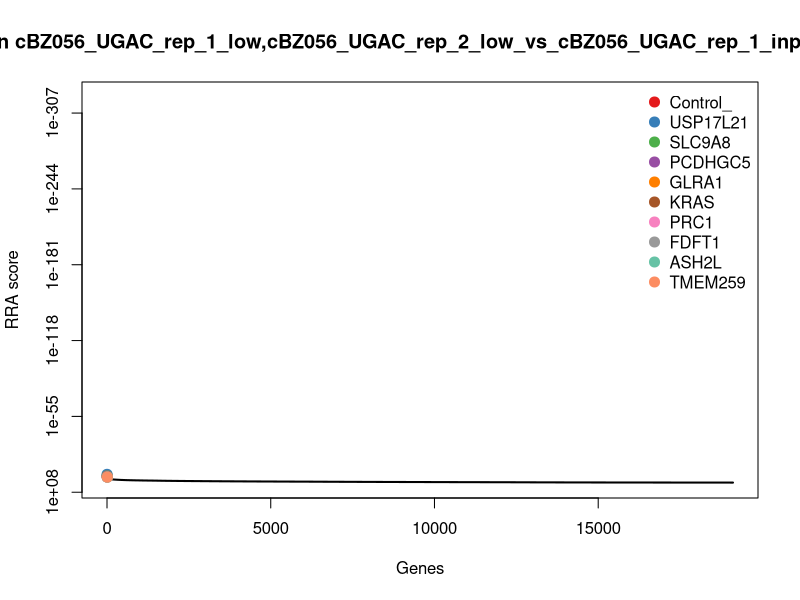
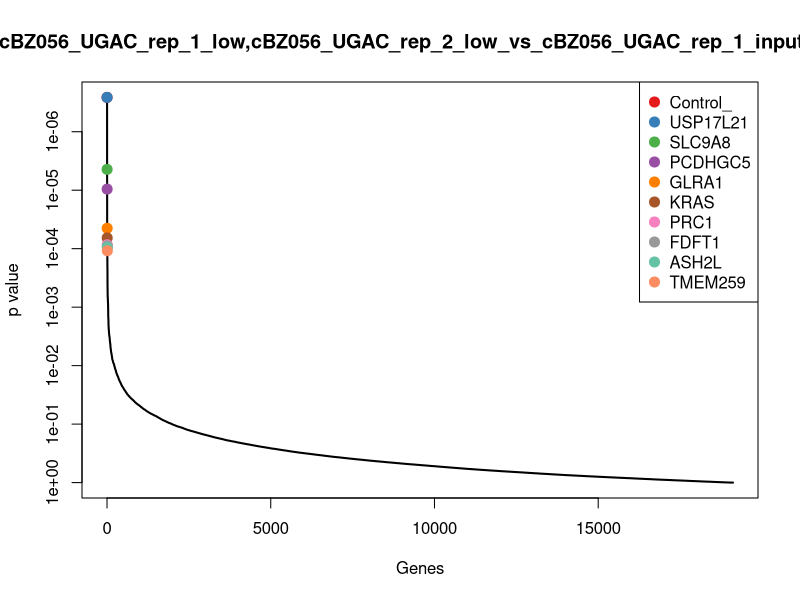

These figures' R source, in order: (Note: this script raises an error after producing the figures.)
pdf(file='56_UGAC_low.pdf',width=4.5,height=4.5);
gstable=read.table('56_UGAC_low.gene_summary.txt',header=T)
# 
#
# parameters
# Do not modify the variables beginning with "__"

# gstablename='__GENE_SUMMARY_FILE__'
startindex=3
# outputfile='__OUTPUT_FILE__'
targetgenelist=c("Control_","USP17L21","SLC9A8","PCDHGC5","GLRA1","KRAS","PRC1","FDFT1","ASH2L","TMEM259")
# samplelabel=sub('.\\w+.\\w+$','',colnames(gstable)[startindex]);
samplelabel='cBZ056_UGAC_rep_1_low,cBZ056_UGAC_rep_2_low_vs_cBZ056_UGAC_rep_1_input,cBZ056_UGAC_rep_2_input neg.'


# You need to write some codes in front of this code:
# gstable=read.table(gstablename,header=T)
# pdf(file=outputfile,width=6,height=6)


# set up color using RColorBrewer
#library(RColorBrewer)
#colors <- brewer.pal(length(targetgenelist), "Set1")

colors=c( "#E41A1C", "#377EB8", "#4DAF4A", "#984EA3", "#FF7F00",  "#A65628", "#F781BF",
          "#999999", "#66C2A5", "#FC8D62", "#8DA0CB", "#E78AC3", "#A6D854", "#FFD92F", "#E5C494", "#B3B3B3", 
          "#8DD3C7", "#FFFFB3", "#BEBADA", "#FB8072", "#80B1D3", "#FDB462", "#B3DE69", "#FCCDE5",
          "#D9D9D9", "#BC80BD", "#CCEBC5", "#FFED6F")

######
# function definition

plotrankedvalues<-function(val, tglist, ...){
  
  plot(val,log='y',ylim=c(max(val),min(val)),type='l',lwd=2, ...)
  if(length(tglist)>0){
    for(i in 1:length(tglist)){
      targetgene=tglist[i];
      tx=which(names(val)==targetgene);ty=val[targetgene];
      points(tx,ty,col=colors[(i %% length(colors)) ],cex=2,pch=20)
      # text(tx+50,ty,targetgene,col=colors[i])
    }
    legend('topright',tglist,pch=20,pt.cex = 2,cex=1,col=colors)
  }
}



plotrandvalues<-function(val,targetgenelist, ...){
  # choose the one with the best distance distribution
  
  mindiffvalue=0;
  randval=val;
  for(i in 1:20){
    randval0=sample(val)
    vindex=sort(which(names(randval0) %in% targetgenelist))
    if(max(vindex)>0.9*length(val)){
      # print('pass...')
      next;
    }
    mindiffind=min(diff(vindex));
    if (mindiffind > mindiffvalue){
      mindiffvalue=mindiffind;
      randval=randval0;
      # print(paste('Diff: ',mindiffvalue))
    }
  }
  plot(randval,log='y',ylim=c(max(randval),min(randval)),pch=20,col='grey', ...)
  
  if(length(targetgenelist)>0){
    for(i in 1:length(targetgenelist)){
      targetgene=targetgenelist[i];
      tx=which(names(randval)==targetgene);ty=randval[targetgene];
      points(tx,ty,col=colors[(i %% length(colors)) ],cex=2,pch=20)
      text(tx+50,ty,targetgene,col=colors[i])
    }
  }
  
}




# set.seed(1235)



pvec=gstable[,startindex]
names(pvec)=gstable[,'id']
pvec=sort(pvec);

plotrankedvalues(pvec,targetgenelist,xlab='Genes',ylab='RRA score',main=paste('Distribution of RRA scores in \\n',samplelabel))

# plotrandvalues(pvec,targetgenelist,xlab='Genes',ylab='RRA score',main=paste('Distribution of RRA scores in \\n',samplelabel))


pvec=gstable[,startindex+1]
names(pvec)=gstable[,'id']
pvec=sort(pvec);

plotrankedvalues(pvec,targetgenelist,xlab='Genes',ylab='p value',main=paste('Distribution of p values in \\n',samplelabel))

# plotrandvalues(pvec,targetgenelist,xlab='Genes',ylab='p value',main=paste('Distribution of p values in \\n',samplelabel))



# you need to write after this code:
# dev.off()






# parameters
# Do not modify the variables beginning with "__"
targetmat=list()
targetgene="Control_"
collabel=c("cBZ056_UGAC_rep_1_input","cBZ056_UGAC_rep_2_input","cBZ056_UGAC_rep_1_low","cBZ056_UGAC_rep_2_low")

# set up color using RColorBrewer
#library(RColorBrewer)
#colors <- brewer.pal(length(targetgenelist), "Set1")

colors=c( "#E41A1C", "#377EB8", "#4DAF4A", "#984EA3", "#FF7F00",  "#A65628", "#F781BF",
          "#999999", "#66C2A5", "#FC8D62", "#8DA0CB", "#E78AC3", "#A6D854", "#FFD92F", "#E5C494", "#B3B3B3", 
          "#8DD3C7", "#FFFFB3", "#BEBADA", "#FB8072", "#80B1D3", "#FDB462", "#B3DE69", "#FCCDE5",
          "#D9D9D9", "#BC80BD", "#CCEBC5", "#FFED6F")


## code

targetmatvec=unlist(targetmat)+1
yrange=range(targetmatvec[targetmatvec>0]);
# yrange[1]=1; # set the minimum value to 1
for(i in 1:length(targetmat)){
  vali=targetmat[[i]]+1;
  if(i==1){
    plot(1:length(vali),vali,type='b',las=1,pch=20,main=paste('sgRNAs in',targetgene),ylab='Read counts',xlab='Samples',xlim=c(0.7,length(vali)+0.3),ylim = yrange,col=colors[(i %% length(colors))],xaxt='n',log='y')
    axis(1,at=1:length(vali),labels=(collabel),las=2)
    # lines(0:100,rep(1,101),col='black');
  }else{
    lines(1:length(vali),vali,type='b',pch=20,col=colors[(i %% length(colors))])
  }
}




# parameters
# Do not modify the variables beginning with "__"
targetmat=list(c(1255.89963338,1294.99750457,1286.34746692,3624.49738295),c(427.847749041,555.335446482,0.0,207.697830305),c(571.720193285,640.137465881,127.513746721,211.102712769),c(767.738545268,667.815902768,231.206244054,0.0))
targetgene="USP17L21"
collabel=c("cBZ056_UGAC_rep_1_input","cBZ056_UGAC_rep_2_input","cBZ056_UGAC_rep_1_low","cBZ056_UGAC_rep_2_low")

# set up color using RColorBrewer
#library(RColorBrewer)
#colors <- brewer.pal(length(targetgenelist), "Set1")

colors=c( "#E41A1C", "#377EB8", "#4DAF4A", "#984EA3", "#FF7F00",  "#A65628", "#F781BF",
          "#999999", "#66C2A5", "#FC8D62", "#8DA0CB", "#E78AC3", "#A6D854", "#FFD92F", "#E5C494", "#B3B3B3", 
          "#8DD3C7", "#FFFFB3", "#BEBADA", "#FB8072", "#80B1D3", "#FDB462", "#B3DE69", "#FCCDE5",
          "#D9D9D9", "#BC80BD", "#CCEBC5", "#FFED6F")


## code

targetmatvec=unlist(targetmat)+1
yrange=range(targetmatvec[targetmatvec>0]);
# yrange[1]=1; # set the minimum value to 1
for(i in 1:length(targetmat)){
  vali=targetmat[[i]]+1;
  if(i==1){
    plot(1:length(vali),vali,type='b',las=1,pch=20,main=paste('sgRNAs in',targetgene),ylab='Read counts',xlab='Samples',xlim=c(0.7,length(vali)+0.3),ylim = yrange,col=colors[(i %% length(colors))],xaxt='n',log='y')
    axis(1,at=1:length(vali),labels=(collabel),las=2)
    # lines(0:100,rep(1,101),col='black');
  }else{
    lines(1:length(vali),vali,type='b',pch=20,col=colors[(i %% length(colors))])
  }
}




# parameters
# Do not modify the variables beginning with "__"
targetmat=list(c(595.594223334,686.660795968,144.328746288,61.2878843524),c(566.065817747,723.172776543,134.51999654,105.551356385),c(846.8998028,846.253485254,801.514979387,532.864105619),c(278.320929258,254.406058197,234.008743982,490.303074819))
targetgene="SLC9A8"
collabel=c("cBZ056_UGAC_rep_1_input","cBZ056_UGAC_rep_2_input","cBZ056_UGAC_rep_1_low","cBZ056_UGAC_rep_2_low")

# set up color using RColorBrewer
#library(RColorBrewer)
#colors <- brewer.pal(length(targetgenelist), "Set1")

colors=c( "#E41A1C", "#377EB8", "#4DAF4A", "#984EA3", "#FF7F00",  "#A65628", "#F781BF",
          "#999999", "#66C2A5", "#FC8D62", "#8DA0CB", "#E78AC3", "#A6D854", "#FFD92F", "#E5C494", "#B3B3B3", 
          "#8DD3C7", "#FFFFB3", "#BEBADA", "#FB8072", "#80B1D3", "#FDB462", "#B3DE69", "#FCCDE5",
          "#D9D9D9", "#BC80BD", "#CCEBC5", "#FFED6F")


## code

targetmatvec=unlist(targetmat)+1
yrange=range(targetmatvec[targetmatvec>0]);
# yrange[1]=1; # set the minimum value to 1
for(i in 1:length(targetmat)){
  vali=targetmat[[i]]+1;
  if(i==1){
    plot(1:length(vali),vali,type='b',las=1,pch=20,main=paste('sgRNAs in',targetgene),ylab='Read counts',xlab='Samples',xlim=c(0.7,length(vali)+0.3),ylim = yrange,col=colors[(i %% length(colors))],xaxt='n',log='y')
    axis(1,at=1:length(vali),labels=(collabel),las=2)
    # lines(0:100,rep(1,101),col='black');
  }else{
    lines(1:length(vali),vali,type='b',pch=20,col=colors[(i %% length(colors))])
  }
}




# parameters
# Do not modify the variables beginning with "__"
targetmat=list(c(562.924498004,477.01135912,449.801238432,0.0),c(481.250184677,491.733931933,267.638743117,982.30859087),c(600.620334923,735.539737705,0.0,296.22477437),c(538.422204006,503.511990183,25.2224993513,85.1220616005))
targetgene="PCDHGC5"
collabel=c("cBZ056_UGAC_rep_1_input","cBZ056_UGAC_rep_2_input","cBZ056_UGAC_rep_1_low","cBZ056_UGAC_rep_2_low")

# set up color using RColorBrewer
#library(RColorBrewer)
#colors <- brewer.pal(length(targetgenelist), "Set1")

colors=c( "#E41A1C", "#377EB8", "#4DAF4A", "#984EA3", "#FF7F00",  "#A65628", "#F781BF",
          "#999999", "#66C2A5", "#FC8D62", "#8DA0CB", "#E78AC3", "#A6D854", "#FFD92F", "#E5C494", "#B3B3B3", 
          "#8DD3C7", "#FFFFB3", "#BEBADA", "#FB8072", "#80B1D3", "#FDB462", "#B3DE69", "#FCCDE5",
          "#D9D9D9", "#BC80BD", "#CCEBC5", "#FFED6F")


## code

targetmatvec=unlist(targetmat)+1
yrange=range(targetmatvec[targetmatvec>0]);
# yrange[1]=1; # set the minimum value to 1
for(i in 1:length(targetmat)){
  vali=targetmat[[i]]+1;
  if(i==1){
    plot(1:length(vali),vali,type='b',las=1,pch=20,main=paste('sgRNAs in',targetgene),ylab='Read counts',xlab='Samples',xlim=c(0.7,length(vali)+0.3),ylim = yrange,col=colors[(i %% length(colors))],xaxt='n',log='y')
    axis(1,at=1:length(vali),labels=(collabel),las=2)
    # lines(0:100,rep(1,101),col='black');
  }else{
    lines(1:length(vali),vali,type='b',pch=20,col=colors[(i %% length(colors))])
  }
}




# parameters
# Do not modify the variables beginning with "__"
targetmat=list(c(535.909148211,518.823465907,1112.59247139,275.795479586),c(633.918324203,667.226999856,253.626243477,262.17594973),c(246.907731825,353.930650409,0.0,103.848915153),c(929.202380075,809.152601767,581.518735045,250.258861105))
targetgene="GLRA1"
collabel=c("cBZ056_UGAC_rep_1_input","cBZ056_UGAC_rep_2_input","cBZ056_UGAC_rep_1_low","cBZ056_UGAC_rep_2_low")

# set up color using RColorBrewer
#library(RColorBrewer)
#colors <- brewer.pal(length(targetgenelist), "Set1")

colors=c( "#E41A1C", "#377EB8", "#4DAF4A", "#984EA3", "#FF7F00",  "#A65628", "#F781BF",
          "#999999", "#66C2A5", "#FC8D62", "#8DA0CB", "#E78AC3", "#A6D854", "#FFD92F", "#E5C494", "#B3B3B3", 
          "#8DD3C7", "#FFFFB3", "#BEBADA", "#FB8072", "#80B1D3", "#FDB462", "#B3DE69", "#FCCDE5",
          "#D9D9D9", "#BC80BD", "#CCEBC5", "#FFED6F")


## code

targetmatvec=unlist(targetmat)+1
yrange=range(targetmatvec[targetmatvec>0]);
# yrange[1]=1; # set the minimum value to 1
for(i in 1:length(targetmat)){
  vali=targetmat[[i]]+1;
  if(i==1){
    plot(1:length(vali),vali,type='b',las=1,pch=20,main=paste('sgRNAs in',targetgene),ylab='Read counts',xlab='Samples',xlim=c(0.7,length(vali)+0.3),ylim = yrange,col=colors[(i %% length(colors))],xaxt='n',log='y')
    axis(1,at=1:length(vali),labels=(collabel),las=2)
    # lines(0:100,rep(1,101),col='black');
  }else{
    lines(1:length(vali),vali,type='b',pch=20,col=colors[(i %% length(colors))])
  }
}




# parameters
# Do not modify the variables beginning with "__"
targetmat=list(c(382.612744737,420.476679521,368.528740522,209.400271537),c(394.549759761,435.199252333,155.538746,476.683544963),c(675.383744815,540.023970757,163.946245784,114.063562545),c(758.942849987,758.506951292,489.036237423,0.0))
targetgene="KRAS"
collabel=c("cBZ056_UGAC_rep_1_input","cBZ056_UGAC_rep_2_input","cBZ056_UGAC_rep_1_low","cBZ056_UGAC_rep_2_low")

# set up color using RColorBrewer
#library(RColorBrewer)
#colors <- brewer.pal(length(targetgenelist), "Set1")

colors=c( "#E41A1C", "#377EB8", "#4DAF4A", "#984EA3", "#FF7F00",  "#A65628", "#F781BF",
          "#999999", "#66C2A5", "#FC8D62", "#8DA0CB", "#E78AC3", "#A6D854", "#FFD92F", "#E5C494", "#B3B3B3", 
          "#8DD3C7", "#FFFFB3", "#BEBADA", "#FB8072", "#80B1D3", "#FDB462", "#B3DE69", "#FCCDE5",
          "#D9D9D9", "#BC80BD", "#CCEBC5", "#FFED6F")


## code

targetmatvec=unlist(targetmat)+1
yrange=range(targetmatvec[targetmatvec>0]);
# yrange[1]=1; # set the minimum value to 1
for(i in 1:length(targetmat)){
  vali=targetmat[[i]]+1;
  if(i==1){
    plot(1:length(vali),vali,type='b',las=1,pch=20,main=paste('sgRNAs in',targetgene),ylab='Read counts',xlab='Samples',xlim=c(0.7,length(vali)+0.3),ylim = yrange,col=colors[(i %% length(colors))],xaxt='n',log='y')
    axis(1,at=1:length(vali),labels=(collabel),las=2)
    # lines(0:100,rep(1,101),col='black');
  }else{
    lines(1:length(vali),vali,type='b',pch=20,col=colors[(i %% length(colors))])
  }
}




# parameters
# Do not modify the variables beginning with "__"
targetmat=list(c(618.839989435,572.413630944,473.62248782,500.517722211),c(376.33010525,426.365708646,109.297497189,0.0),c(435.386916425,405.165203796,1.40124996396,236.639331249),c(519.574285546,481.133679508,270.441243045,108.956238849))
targetgene="PRC1"
collabel=c("cBZ056_UGAC_rep_1_input","cBZ056_UGAC_rep_2_input","cBZ056_UGAC_rep_1_low","cBZ056_UGAC_rep_2_low")

# set up color using RColorBrewer
#library(RColorBrewer)
#colors <- brewer.pal(length(targetgenelist), "Set1")

colors=c( "#E41A1C", "#377EB8", "#4DAF4A", "#984EA3", "#FF7F00",  "#A65628", "#F781BF",
          "#999999", "#66C2A5", "#FC8D62", "#8DA0CB", "#E78AC3", "#A6D854", "#FFD92F", "#E5C494", "#B3B3B3", 
          "#8DD3C7", "#FFFFB3", "#BEBADA", "#FB8072", "#80B1D3", "#FDB462", "#B3DE69", "#FCCDE5",
          "#D9D9D9", "#BC80BD", "#CCEBC5", "#FFED6F")


## code

targetmatvec=unlist(targetmat)+1
yrange=range(targetmatvec[targetmatvec>0]);
# yrange[1]=1; # set the minimum value to 1
for(i in 1:length(targetmat)){
  vali=targetmat[[i]]+1;
  if(i==1){
    plot(1:length(vali),vali,type='b',las=1,pch=20,main=paste('sgRNAs in',targetgene),ylab='Read counts',xlab='Samples',xlim=c(0.7,length(vali)+0.3),ylim = yrange,col=colors[(i %% length(colors))],xaxt='n',log='y')
    axis(1,at=1:length(vali),labels=(collabel),las=2)
    # lines(0:100,rep(1,101),col='black');
  }else{
    lines(1:length(vali),vali,type='b',pch=20,col=colors[(i %% length(colors))])
  }
}




# parameters
# Do not modify the variables beginning with "__"
targetmat=list(c(458.632682525,509.401019307,204.582494739,318.356510386),c(551.615746928,612.459028994,170.952495604,434.122514163),c(678.525064558,723.761679455,225.601244198,526.054340691),c(405.858510837,532.368232895,51.8462486666,379.644394738))
targetgene="FDFT1"
collabel=c("cBZ056_UGAC_rep_1_input","cBZ056_UGAC_rep_2_input","cBZ056_UGAC_rep_1_low","cBZ056_UGAC_rep_2_low")

# set up color using RColorBrewer
#library(RColorBrewer)
#colors <- brewer.pal(length(targetgenelist), "Set1")

colors=c( "#E41A1C", "#377EB8", "#4DAF4A", "#984EA3", "#FF7F00",  "#A65628", "#F781BF",
          "#999999", "#66C2A5", "#FC8D62", "#8DA0CB", "#E78AC3", "#A6D854", "#FFD92F", "#E5C494", "#B3B3B3", 
          "#8DD3C7", "#FFFFB3", "#BEBADA", "#FB8072", "#80B1D3", "#FDB462", "#B3DE69", "#FCCDE5",
          "#D9D9D9", "#BC80BD", "#CCEBC5", "#FFED6F")


## code

targetmatvec=unlist(targetmat)+1
yrange=range(targetmatvec[targetmatvec>0]);
# yrange[1]=1; # set the minimum value to 1
for(i in 1:length(targetmat)){
  vali=targetmat[[i]]+1;
  if(i==1){
    plot(1:length(vali),vali,type='b',las=1,pch=20,main=paste('sgRNAs in',targetgene),ylab='Read counts',xlab='Samples',xlim=c(0.7,length(vali)+0.3),ylim = yrange,col=colors[(i %% length(colors))],xaxt='n',log='y')
    axis(1,at=1:length(vali),labels=(collabel),las=2)
    # lines(0:100,rep(1,101),col='black');
  }else{
    lines(1:length(vali),vali,type='b',pch=20,col=colors[(i %% length(colors))])
  }
}




# parameters
# Do not modify the variables beginning with "__"
targetmat=list(c(590.568111745,713.750329943,755.273730576,331.976040242),c(939.882867202,1137.17152403,184.964995243,275.795479586),c(372.560521558,306.229514497,281.651242757,146.409945953),c(516.432965802,550.03532027,870.176227621,1452.1823709))
targetgene="ASH2L"
collabel=c("cBZ056_UGAC_rep_1_input","cBZ056_UGAC_rep_2_input","cBZ056_UGAC_rep_1_low","cBZ056_UGAC_rep_2_low")

# set up color using RColorBrewer
#library(RColorBrewer)
#colors <- brewer.pal(length(targetgenelist), "Set1")

colors=c( "#E41A1C", "#377EB8", "#4DAF4A", "#984EA3", "#FF7F00",  "#A65628", "#F781BF",
          "#999999", "#66C2A5", "#FC8D62", "#8DA0CB", "#E78AC3", "#A6D854", "#FFD92F", "#E5C494", "#B3B3B3", 
          "#8DD3C7", "#FFFFB3", "#BEBADA", "#FB8072", "#80B1D3", "#FDB462", "#B3DE69", "#FCCDE5",
          "#D9D9D9", "#BC80BD", "#CCEBC5", "#FFED6F")


## code

targetmatvec=unlist(targetmat)+1
yrange=range(targetmatvec[targetmatvec>0]);
# yrange[1]=1; # set the minimum value to 1
for(i in 1:length(targetmat)){
  vali=targetmat[[i]]+1;
  if(i==1){
    plot(1:length(vali),vali,type='b',las=1,pch=20,main=paste('sgRNAs in',targetgene),ylab='Read counts',xlab='Samples',xlim=c(0.7,length(vali)+0.3),ylim = yrange,col=colors[(i %% length(colors))],xaxt='n',log='y')
    axis(1,at=1:length(vali),labels=(collabel),las=2)
    # lines(0:100,rep(1,101),col='black');
  }else{
    lines(1:length(vali),vali,type='b',pch=20,col=colors[(i %% length(colors))])
  }
}




# parameters
# Do not modify the variables beginning with "__"
targetmat=list(c(733.81229204,836.831038654,126.112496757,548.186076707),c(714.336109632,584.191689194,489.036237423,301.332098066),c(817.371397213,825.052980404,650.179983279,85.1220616005),c(1336.31741881,1356.24340747,966.862475135,927.830471445))
targetgene="TMEM259"
collabel=c("cBZ056_UGAC_rep_1_input","cBZ056_UGAC_rep_2_input","cBZ056_UGAC_rep_1_low","cBZ056_UGAC_rep_2_low")

# set up color using RColorBrewer
#library(RColorBrewer)
#colors <- brewer.pal(length(targetgenelist), "Set1")

colors=c( "#E41A1C", "#377EB8", "#4DAF4A", "#984EA3", "#FF7F00",  "#A65628", "#F781BF",
          "#999999", "#66C2A5", "#FC8D62", "#8DA0CB", "#E78AC3", "#A6D854", "#FFD92F", "#E5C494", "#B3B3B3", 
          "#8DD3C7", "#FFFFB3", "#BEBADA", "#FB8072", "#80B1D3", "#FDB462", "#B3DE69", "#FCCDE5",
          "#D9D9D9", "#BC80BD", "#CCEBC5", "#FFED6F")


## code

targetmatvec=unlist(targetmat)+1
yrange=range(targetmatvec[targetmatvec>0]);
# yrange[1]=1; # set the minimum value to 1
for(i in 1:length(targetmat)){
  vali=targetmat[[i]]+1;
  if(i==1){
    plot(1:length(vali),vali,type='b',las=1,pch=20,main=paste('sgRNAs in',targetgene),ylab='Read counts',xlab='Samples',xlim=c(0.7,length(vali)+0.3),ylim = yrange,col=colors[(i %% length(colors))],xaxt='n',log='y')
    axis(1,at=1:length(vali),labels=(collabel),las=2)
    # lines(0:100,rep(1,101),col='black');
  }else{
    lines(1:length(vali),vali,type='b',pch=20,col=colors[(i %% length(colors))])
  }
}



# 
#
# parameters
# Do not modify the variables beginning with "__"

# gstablename='__GENE_SUMMARY_FILE__'
startindex=9
# outputfile='__OUTPUT_FILE__'
targetgenelist=c("Control_","GIGYF2","SMG1","SMG5","GNB2L1","AQR","RPLP0","LDLR","SMG7","RFK")
# samplelabel=sub('.\\w+.\\w+$','',colnames(gstable)[startindex]);
samplelabel='cBZ056_UGAC_rep_1_low,cBZ056_UGAC_rep_2_low_vs_cBZ056_UGAC_rep_1_input,cBZ056_UGAC_rep_2_input pos.'


# You need to write some codes in front of this code:
# gstable=read.table(gstablename,header=T)
# pdf(file=outputfile,width=6,height=6)


# set up color using RColorBrewer
#library(RColorBrewer)
#colors <- brewer.pal(length(targetgenelist), "Set1")

colors=c( "#E41A1C", "#377EB8", "#4DAF4A", "#984EA3", "#FF7F00",  "#A65628", "#F781BF",
          "#999999", "#66C2A5", "#FC8D62", "#8DA0CB", "#E78AC3", "#A6D854", "#FFD92F", "#E5C494", "#B3B3B3", 
          "#8DD3C7", "#FFFFB3", "#BEBADA", "#FB8072", "#80B1D3", "#FDB462", "#B3DE69", "#FCCDE5",
          "#D9D9D9", "#BC80BD", "#CCEBC5", "#FFED6F")

######
# function definition

plotrankedvalues<-function(val, tglist, ...){
  
  plot(val,log='y',ylim=c(max(val),min(val)),type='l',lwd=2, ...)
  if(length(tglist)>0){
    for(i in 1:length(tglist)){
      targetgene=tglist[i];
      tx=which(names(val)==targetgene);ty=val[targetgene];
      points(tx,ty,col=colors[(i %% length(colors)) ],cex=2,pch=20)
      # text(tx+50,ty,targetgene,col=colors[i])
    }
    legend('topright',tglist,pch=20,pt.cex = 2,cex=1,col=colors)
  }
}



plotrandvalues<-function(val,targetgenelist, ...){
  # choose the one with the best distance distribution
  
  mindiffvalue=0;
  randval=val;
  for(i in 1:20){
    randval0=sample(val)
    vindex=sort(which(names(randval0) %in% targetgenelist))
    if(max(vindex)>0.9*length(val)){
      # print('pass...')
      next;
    }
    mindiffind=min(diff(vindex));
    if (mindiffind > mindiffvalue){
      mindiffvalue=mindiffind;
      randval=randval0;
      # print(paste('Diff: ',mindiffvalue))
    }
  }
  plot(randval,log='y',ylim=c(max(randval),min(randval)),pch=20,col='grey', ...)
  
  if(length(targetgenelist)>0){
    for(i in 1:length(targetgenelist)){
      targetgene=targetgenelist[i];
      tx=which(names(randval)==targetgene);ty=randval[targetgene];
      points(tx,ty,col=colors[(i %% length(colors)) ],cex=2,pch=20)
      text(tx+50,ty,targetgene,col=colors[i])
    }
  }
  
}




# set.seed(1235)



pvec=gstable[,startindex]
names(pvec)=gstable[,'id']
pvec=sort(pvec);

plotrankedvalues(pvec,targetgenelist,xlab='Genes',ylab='RRA score',main=paste('Distribution of RRA scores in \\n',samplelabel))

# plotrandvalues(pvec,targetgenelist,xlab='Genes',ylab='RRA score',main=paste('Distribution of RRA scores in \\n',samplelabel))


pvec=gstable[,startindex+1]
names(pvec)=gstable[,'id']
pvec=sort(pvec);

plotrankedvalues(pvec,targetgenelist,xlab='Genes',ylab='p value',main=paste('Distribution of p values in \\n',samplelabel))

# plotrandvalues(pvec,targetgenelist,xlab='Genes',ylab='p value',main=paste('Distribution of p values in \\n',samplelabel))



# you need to write after this code:
# dev.off()






# parameters
# Do not modify the variables beginning with "__"
targetmat=list()
targetgene="Control_"
collabel=c("cBZ056_UGAC_rep_1_input","cBZ056_UGAC_rep_2_input","cBZ056_UGAC_rep_1_low","cBZ056_UGAC_rep_2_low")

# set up color using RColorBrewer
#library(RColorBrewer)
#colors <- brewer.pal(length(targetgenelist), "Set1")

colors=c( "#E41A1C", "#377EB8", "#4DAF4A", "#984EA3", "#FF7F00",  "#A65628", "#F781BF",
          "#999999", "#66C2A5", "#FC8D62", "#8DA0CB", "#E78AC3", "#A6D854", "#FFD92F", "#E5C494", "#B3B3B3", 
          "#8DD3C7", "#FFFFB3", "#BEBADA", "#FB8072", "#80B1D3", "#FDB462", "#B3DE69", "#FCCDE5",
          "#D9D9D9", "#BC80BD", "#CCEBC5", "#FFED6F")


## code

targetmatvec=unlist(targetmat)+1
yrange=range(targetmatvec[targetmatvec>0]);
# yrange[1]=1; # set the minimum value to 1
for(i in 1:length(targetmat)){
  vali=targetmat[[i]]+1;
  if(i==1){
    plot(1:length(vali),vali,type='b',las=1,pch=20,main=paste('sgRNAs in',targetgene),ylab='Read counts',xlab='Samples',xlim=c(0.7,length(vali)+0.3),ylim = yrange,col=colors[(i %% length(colors))],xaxt='n',log='y')
    axis(1,at=1:length(vali),labels=(collabel),las=2)
    # lines(0:100,rep(1,101),col='black');
  }else{
    lines(1:length(vali),vali,type='b',pch=20,col=colors[(i %% length(colors))])
  }
}




# parameters
# Do not modify the variables beginning with "__"
targetmat=list(c(273.923081618,339.208077597,2461.99618668,1847.14873673),c(404.60198294,477.01135912,2938.42117443,4908.13807188),c(817.999661161,580.658271719,6082.82609357,5040.92848798),c(662.818465841,691.372019268,4750.23737784,6121.97867031))
targetgene="GIGYF2"
collabel=c("cBZ056_UGAC_rep_1_input","cBZ056_UGAC_rep_2_input","cBZ056_UGAC_rep_1_low","cBZ056_UGAC_rep_2_low")

# set up color using RColorBrewer
#library(RColorBrewer)
#colors <- brewer.pal(length(targetgenelist), "Set1")

colors=c( "#E41A1C", "#377EB8", "#4DAF4A", "#984EA3", "#FF7F00",  "#A65628", "#F781BF",
          "#999999", "#66C2A5", "#FC8D62", "#8DA0CB", "#E78AC3", "#A6D854", "#FFD92F", "#E5C494", "#B3B3B3", 
          "#8DD3C7", "#FFFFB3", "#BEBADA", "#FB8072", "#80B1D3", "#FDB462", "#B3DE69", "#FCCDE5",
          "#D9D9D9", "#BC80BD", "#CCEBC5", "#FFED6F")


## code

targetmatvec=unlist(targetmat)+1
yrange=range(targetmatvec[targetmatvec>0]);
# yrange[1]=1; # set the minimum value to 1
for(i in 1:length(targetmat)){
  vali=targetmat[[i]]+1;
  if(i==1){
    plot(1:length(vali),vali,type='b',las=1,pch=20,main=paste('sgRNAs in',targetgene),ylab='Read counts',xlab='Samples',xlim=c(0.7,length(vali)+0.3),ylim = yrange,col=colors[(i %% length(colors))],xaxt='n',log='y')
    axis(1,at=1:length(vali),labels=(collabel),las=2)
    # lines(0:100,rep(1,101),col='black');
  }else{
    lines(1:length(vali),vali,type='b',pch=20,col=colors[(i %% length(colors))])
  }
}




# parameters
# Do not modify the variables beginning with "__"
targetmat=list(c(159.579042961,186.682223261,1751.56245495,2328.93960539),c(190.363976445,169.015135886,1646.46870766,2330.64204662),c(187.222656702,193.749058211,1045.33247312,1937.37812203),c(261.986066593,296.807067897,1426.47246331,984.011032102))
targetgene="SMG1"
collabel=c("cBZ056_UGAC_rep_1_input","cBZ056_UGAC_rep_2_input","cBZ056_UGAC_rep_1_low","cBZ056_UGAC_rep_2_low")

# set up color using RColorBrewer
#library(RColorBrewer)
#colors <- brewer.pal(length(targetgenelist), "Set1")

colors=c( "#E41A1C", "#377EB8", "#4DAF4A", "#984EA3", "#FF7F00",  "#A65628", "#F781BF",
          "#999999", "#66C2A5", "#FC8D62", "#8DA0CB", "#E78AC3", "#A6D854", "#FFD92F", "#E5C494", "#B3B3B3", 
          "#8DD3C7", "#FFFFB3", "#BEBADA", "#FB8072", "#80B1D3", "#FDB462", "#B3DE69", "#FCCDE5",
          "#D9D9D9", "#BC80BD", "#CCEBC5", "#FFED6F")


## code

targetmatvec=unlist(targetmat)+1
yrange=range(targetmatvec[targetmatvec>0]);
# yrange[1]=1; # set the minimum value to 1
for(i in 1:length(targetmat)){
  vali=targetmat[[i]]+1;
  if(i==1){
    plot(1:length(vali),vali,type='b',las=1,pch=20,main=paste('sgRNAs in',targetgene),ylab='Read counts',xlab='Samples',xlim=c(0.7,length(vali)+0.3),ylim = yrange,col=colors[(i %% length(colors))],xaxt='n',log='y')
    axis(1,at=1:length(vali),labels=(collabel),las=2)
    # lines(0:100,rep(1,101),col='black');
  }else{
    lines(1:length(vali),vali,type='b',pch=20,col=colors[(i %% length(colors))])
  }
}




# parameters
# Do not modify the variables beginning with "__"
targetmat=list(c(419.680317708,338.619174684,1628.25245813,3386.15561047),c(158.322515064,189.037834911,749.66873072,789.932731653),c(347.429963612,312.118543622,1942.13245005,2371.50063619),c(204.814047265,269.12863101,517.061236702,1445.37260598))
targetgene="SMG5"
collabel=c("cBZ056_UGAC_rep_1_input","cBZ056_UGAC_rep_2_input","cBZ056_UGAC_rep_1_low","cBZ056_UGAC_rep_2_low")

# set up color using RColorBrewer
#library(RColorBrewer)
#colors <- brewer.pal(length(targetgenelist), "Set1")

colors=c( "#E41A1C", "#377EB8", "#4DAF4A", "#984EA3", "#FF7F00",  "#A65628", "#F781BF",
          "#999999", "#66C2A5", "#FC8D62", "#8DA0CB", "#E78AC3", "#A6D854", "#FFD92F", "#E5C494", "#B3B3B3", 
          "#8DD3C7", "#FFFFB3", "#BEBADA", "#FB8072", "#80B1D3", "#FDB462", "#B3DE69", "#FCCDE5",
          "#D9D9D9", "#BC80BD", "#CCEBC5", "#FFED6F")


## code

targetmatvec=unlist(targetmat)+1
yrange=range(targetmatvec[targetmatvec>0]);
# yrange[1]=1; # set the minimum value to 1
for(i in 1:length(targetmat)){
  vali=targetmat[[i]]+1;
  if(i==1){
    plot(1:length(vali),vali,type='b',las=1,pch=20,main=paste('sgRNAs in',targetgene),ylab='Read counts',xlab='Samples',xlim=c(0.7,length(vali)+0.3),ylim = yrange,col=colors[(i %% length(colors))],xaxt='n',log='y')
    axis(1,at=1:length(vali),labels=(collabel),las=2)
    # lines(0:100,rep(1,101),col='black');
  }else{
    lines(1:length(vali),vali,type='b',pch=20,col=colors[(i %% length(colors))])
  }
}




# parameters
# Do not modify the variables beginning with "__"
targetmat=list(c(274.551345566,223.194203835,1724.93870564,2431.08607931),c(268.26870608,177.259776661,3164.02241863,4142.03951748),c(744.492779168,779.707456142,5582.57985643,8735.22596144),c(512.66338211,573.002533857,947.244975639,866.542587093))
targetgene="GNB2L1"
collabel=c("cBZ056_UGAC_rep_1_input","cBZ056_UGAC_rep_2_input","cBZ056_UGAC_rep_1_low","cBZ056_UGAC_rep_2_low")

# set up color using RColorBrewer
#library(RColorBrewer)
#colors <- brewer.pal(length(targetgenelist), "Set1")

colors=c( "#E41A1C", "#377EB8", "#4DAF4A", "#984EA3", "#FF7F00",  "#A65628", "#F781BF",
          "#999999", "#66C2A5", "#FC8D62", "#8DA0CB", "#E78AC3", "#A6D854", "#FFD92F", "#E5C494", "#B3B3B3", 
          "#8DD3C7", "#FFFFB3", "#BEBADA", "#FB8072", "#80B1D3", "#FDB462", "#B3DE69", "#FCCDE5",
          "#D9D9D9", "#BC80BD", "#CCEBC5", "#FFED6F")


## code

targetmatvec=unlist(targetmat)+1
yrange=range(targetmatvec[targetmatvec>0]);
# yrange[1]=1; # set the minimum value to 1
for(i in 1:length(targetmat)){
  vali=targetmat[[i]]+1;
  if(i==1){
    plot(1:length(vali),vali,type='b',las=1,pch=20,main=paste('sgRNAs in',targetgene),ylab='Read counts',xlab='Samples',xlim=c(0.7,length(vali)+0.3),ylim = yrange,col=colors[(i %% length(colors))],xaxt='n',log='y')
    axis(1,at=1:length(vali),labels=(collabel),las=2)
    # lines(0:100,rep(1,101),col='black');
  }else{
    lines(1:length(vali),vali,type='b',pch=20,col=colors[(i %% length(colors))])
  }
}




# parameters
# Do not modify the variables beginning with "__"
targetmat=list(c(136.33327686,247.339223248,498.844987171,876.757234485),c(337.377740433,302.696097022,651.581233243,977.201267174),c(254.446899209,335.085757209,1207.87746894,1666.68996614),c(220.520645981,254.406058197,993.48622445,834.196203685))
targetgene="AQR"
collabel=c("cBZ056_UGAC_rep_1_input","cBZ056_UGAC_rep_2_input","cBZ056_UGAC_rep_1_low","cBZ056_UGAC_rep_2_low")

# set up color using RColorBrewer
#library(RColorBrewer)
#colors <- brewer.pal(length(targetgenelist), "Set1")

colors=c( "#E41A1C", "#377EB8", "#4DAF4A", "#984EA3", "#FF7F00",  "#A65628", "#F781BF",
          "#999999", "#66C2A5", "#FC8D62", "#8DA0CB", "#E78AC3", "#A6D854", "#FFD92F", "#E5C494", "#B3B3B3", 
          "#8DD3C7", "#FFFFB3", "#BEBADA", "#FB8072", "#80B1D3", "#FDB462", "#B3DE69", "#FCCDE5",
          "#D9D9D9", "#BC80BD", "#CCEBC5", "#FFED6F")


## code

targetmatvec=unlist(targetmat)+1
yrange=range(targetmatvec[targetmatvec>0]);
# yrange[1]=1; # set the minimum value to 1
for(i in 1:length(targetmat)){
  vali=targetmat[[i]]+1;
  if(i==1){
    plot(1:length(vali),vali,type='b',las=1,pch=20,main=paste('sgRNAs in',targetgene),ylab='Read counts',xlab='Samples',xlim=c(0.7,length(vali)+0.3),ylim = yrange,col=colors[(i %% length(colors))],xaxt='n',log='y')
    axis(1,at=1:length(vali),labels=(collabel),las=2)
    # lines(0:100,rep(1,101),col='black');
  }else{
    lines(1:length(vali),vali,type='b',pch=20,col=colors[(i %% length(colors))])
  }
}




# parameters
# Do not modify the variables beginning with "__"
targetmat=list(c(316.645030127,272.662048485,851.95997809,1052.10868138),c(606.90297441,618.936961031,843.552478306,1353.44077945),c(240.625092339,245.57251451,1178.45121969,1041.89403399),c(305.964543,378.075669821,1329.7862158,1607.10452302))
targetgene="RPLP0"
collabel=c("cBZ056_UGAC_rep_1_input","cBZ056_UGAC_rep_2_input","cBZ056_UGAC_rep_1_low","cBZ056_UGAC_rep_2_low")

# set up color using RColorBrewer
#library(RColorBrewer)
#colors <- brewer.pal(length(targetgenelist), "Set1")

colors=c( "#E41A1C", "#377EB8", "#4DAF4A", "#984EA3", "#FF7F00",  "#A65628", "#F781BF",
          "#999999", "#66C2A5", "#FC8D62", "#8DA0CB", "#E78AC3", "#A6D854", "#FFD92F", "#E5C494", "#B3B3B3", 
          "#8DD3C7", "#FFFFB3", "#BEBADA", "#FB8072", "#80B1D3", "#FDB462", "#B3DE69", "#FCCDE5",
          "#D9D9D9", "#BC80BD", "#CCEBC5", "#FFED6F")


## code

targetmatvec=unlist(targetmat)+1
yrange=range(targetmatvec[targetmatvec>0]);
# yrange[1]=1; # set the minimum value to 1
for(i in 1:length(targetmat)){
  vali=targetmat[[i]]+1;
  if(i==1){
    plot(1:length(vali),vali,type='b',las=1,pch=20,main=paste('sgRNAs in',targetgene),ylab='Read counts',xlab='Samples',xlim=c(0.7,length(vali)+0.3),ylim = yrange,col=colors[(i %% length(colors))],xaxt='n',log='y')
    axis(1,at=1:length(vali),labels=(collabel),las=2)
    # lines(0:100,rep(1,101),col='black');
  }else{
    lines(1:length(vali),vali,type='b',pch=20,col=colors[(i %% length(colors))])
  }
}




# parameters
# Do not modify the variables beginning with "__"
targetmat=list(c(290.886208232,252.050446548,1212.08121883,726.942406068),c(939.882867202,813.863825067,1631.05495805,1670.0948486),c(1071.19003247,911.032805628,2073.84994667,2153.58815849),c(528.369980827,583.013883369,1357.81121508,977.201267174))
targetgene="LDLR"
collabel=c("cBZ056_UGAC_rep_1_input","cBZ056_UGAC_rep_2_input","cBZ056_UGAC_rep_1_low","cBZ056_UGAC_rep_2_low")

# set up color using RColorBrewer
#library(RColorBrewer)
#colors <- brewer.pal(length(targetgenelist), "Set1")

colors=c( "#E41A1C", "#377EB8", "#4DAF4A", "#984EA3", "#FF7F00",  "#A65628", "#F781BF",
          "#999999", "#66C2A5", "#FC8D62", "#8DA0CB", "#E78AC3", "#A6D854", "#FFD92F", "#E5C494", "#B3B3B3", 
          "#8DD3C7", "#FFFFB3", "#BEBADA", "#FB8072", "#80B1D3", "#FDB462", "#B3DE69", "#FCCDE5",
          "#D9D9D9", "#BC80BD", "#CCEBC5", "#FFED6F")


## code

targetmatvec=unlist(targetmat)+1
yrange=range(targetmatvec[targetmatvec>0]);
# yrange[1]=1; # set the minimum value to 1
for(i in 1:length(targetmat)){
  vali=targetmat[[i]]+1;
  if(i==1){
    plot(1:length(vali),vali,type='b',las=1,pch=20,main=paste('sgRNAs in',targetgene),ylab='Read counts',xlab='Samples',xlim=c(0.7,length(vali)+0.3),ylim = yrange,col=colors[(i %% length(colors))],xaxt='n',log='y')
    axis(1,at=1:length(vali),labels=(collabel),las=2)
    # lines(0:100,rep(1,101),col='black');
  }else{
    lines(1:length(vali),vali,type='b',pch=20,col=colors[(i %% length(colors))])
  }
}




# parameters
# Do not modify the variables beginning with "__"
targetmat=list(c(233.085924955,302.10719411,547.88873591,532.864105619),c(476.224073088,440.499378546,2826.32117731,2044.63191964),c(218.635854135,249.694834898,353.114990919,217.912477697),c(217.379326238,246.161417423,2080.85619649,1491.33851924))
targetgene="SMG7"
collabel=c("cBZ056_UGAC_rep_1_input","cBZ056_UGAC_rep_2_input","cBZ056_UGAC_rep_1_low","cBZ056_UGAC_rep_2_low")

# set up color using RColorBrewer
#library(RColorBrewer)
#colors <- brewer.pal(length(targetgenelist), "Set1")

colors=c( "#E41A1C", "#377EB8", "#4DAF4A", "#984EA3", "#FF7F00",  "#A65628", "#F781BF",
          "#999999", "#66C2A5", "#FC8D62", "#8DA0CB", "#E78AC3", "#A6D854", "#FFD92F", "#E5C494", "#B3B3B3", 
          "#8DD3C7", "#FFFFB3", "#BEBADA", "#FB8072", "#80B1D3", "#FDB462", "#B3DE69", "#FCCDE5",
          "#D9D9D9", "#BC80BD", "#CCEBC5", "#FFED6F")


## code

targetmatvec=unlist(targetmat)+1
yrange=range(targetmatvec[targetmatvec>0]);
# yrange[1]=1; # set the minimum value to 1
for(i in 1:length(targetmat)){
  vali=targetmat[[i]]+1;
  if(i==1){
    plot(1:length(vali),vali,type='b',las=1,pch=20,main=paste('sgRNAs in',targetgene),ylab='Read counts',xlab='Samples',xlim=c(0.7,length(vali)+0.3),ylim = yrange,col=colors[(i %% length(colors))],xaxt='n',log='y')
    axis(1,at=1:length(vali),labels=(collabel),las=2)
    # lines(0:100,rep(1,101),col='black');
  }else{
    lines(1:length(vali),vali,type='b',pch=20,col=colors[(i %% length(colors))])
  }
}




# parameters
# Do not modify the variables beginning with "__"
targetmat=list(c(429.104276938,432.254737771,1252.71746778,1716.06076187),c(735.068819938,733.773028968,1621.24620831,3093.33571856),c(630.777004459,632.481728019,783.298729856,893.781646805),c(597.47901518,561.813378519,1654.87620744,1183.19665625))
targetgene="RFK"
collabel=c("cBZ056_UGAC_rep_1_input","cBZ056_UGAC_rep_2_input","cBZ056_UGAC_rep_1_low","cBZ056_UGAC_rep_2_low")

# set up color using RColorBrewer
#library(RColorBrewer)
#colors <- brewer.pal(length(targetgenelist), "Set1")

colors=c( "#E41A1C", "#377EB8", "#4DAF4A", "#984EA3", "#FF7F00",  "#A65628", "#F781BF",
          "#999999", "#66C2A5", "#FC8D62", "#8DA0CB", "#E78AC3", "#A6D854", "#FFD92F", "#E5C494", "#B3B3B3", 
          "#8DD3C7", "#FFFFB3", "#BEBADA", "#FB8072", "#80B1D3", "#FDB462", "#B3DE69", "#FCCDE5",
          "#D9D9D9", "#BC80BD", "#CCEBC5", "#FFED6F")


## code

targetmatvec=unlist(targetmat)+1
yrange=range(targetmatvec[targetmatvec>0]);
# yrange[1]=1; # set the minimum value to 1
for(i in 1:length(targetmat)){
  vali=targetmat[[i]]+1;
  if(i==1){
    plot(1:length(vali),vali,type='b',las=1,pch=20,main=paste('sgRNAs in',targetgene),ylab='Read counts',xlab='Samples',xlim=c(0.7,length(vali)+0.3),ylim = yrange,col=colors[(i %% length(colors))],xaxt='n',log='y')
    axis(1,at=1:length(vali),labels=(collabel),las=2)
    # lines(0:100,rep(1,101),col='black');
  }else{
    lines(1:length(vali),vali,type='b',pch=20,col=colors[(i %% length(colors))])
  }
}



dev.off()
Sweave("56_UGAC_low_summary.Rnw");
library(tools);

texi2dvi("56_UGAC_low_summary.tex",pdf=TRUE);

